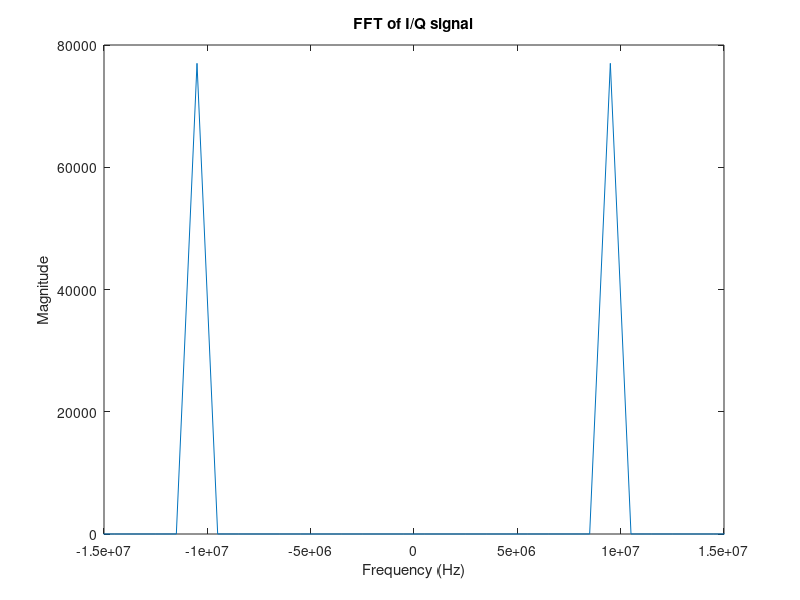

Write the MATLAB code that produced this figure.
% BSD 3 Clause
% 
% Copyright (C) 2023 MAAZ ALI AWAN, maazawan90@hotmail.com
% 
% Redistribution and use in source and binary forms, with or without modification, are permitted provided that the following conditions are met:
% 
% 1. Redistributions of source code must retain the above copyright notice, this list of conditions and the following disclaimer.
% 
% 2. Redistributions in binary form must reproduce the above copyright notice, this list of conditions and the following disclaimer in the documentation and/or other materials provided with the distribution.
% 
% 3. Neither the name of the copyright holder nor the names of its contributors may be used to endorse or promote products derived from this software without specific prior written permission.
% 
% THIS SOFTWARE IS PROVIDED BY THE COPYRIGHT HOLDERS AND CONTRIBUTORS “AS IS” AND ANY EXPRESS OR IMPLIED WARRANTIES, INCLUDING, BUT NOT LIMITED TO, THE IMPLIED WARRANTIES OF MERCHANTABILITY AND FITNESS FOR A PARTICULAR PURPOSE ARE DISCLAIMED. IN NO EVENT SHALL THE COPYRIGHT HOLDER OR CONTRIBUTORS BE LIABLE FOR ANY DIRECT, INDIRECT, INCIDENTAL, SPECIAL, EXEMPLARY, OR CONSEQUENTIAL DAMAGES (INCLUDING, BUT NOT LIMITED TO, PROCUREMENT OF SUBSTITUTE GOODS OR SERVICES; LOSS OF USE, DATA, OR PROFITS; OR BUSINESS INTERRUPTION) HOWEVER CAUSED AND ON ANY THEORY OF LIABILITY, WHETHER IN CONTRACT, STRICT LIABILITY, OR TORT (INCLUDING NEGLIGENCE OR OTHERWISE) ARISING IN ANY WAY OUT OF THE USE OF THIS SOFTWARE, EVEN IF ADVISED OF THE POSSIBILITY OF SUCH DAMAGE.

close all
clear all
clc
% Define the frequency and sampling parameters
fc = 77e9;           % Carrier frequency, transmit signal (Hz)
fr = 76.99e9;        % Carrier frequency, receive signal (Hz)
fs = 2*fc;           % Sampling frequency (Hz)
t = 0:1/fs:1e-6;     % Time vector (s)

% Generate the in-phase and quadrature signals
I = cos(2*pi*fc*t).*cos(2*pi*fr*t);
Q = sin(2*pi*fc*t).*cos(2*pi*fr*t);

% Construct the complex signal
x = I + 1j*Q;

% Compute the FFT of the complex signal
X = fft(x);

% Shift the FFT so that the zero-frequency component is in the center
X_shifted = fftshift(X);

% Compute the frequency axis
f = (-fs/2:fs/length(X_shifted):fs/2-1);

% Plot the magnitude of the frequency domain representation
plot(f, abs(X_shifted));
xlabel('Frequency (Hz)');
ylabel('Magnitude');
title('FFT of I/Q signal');
xlim([-15e6 15e6]);